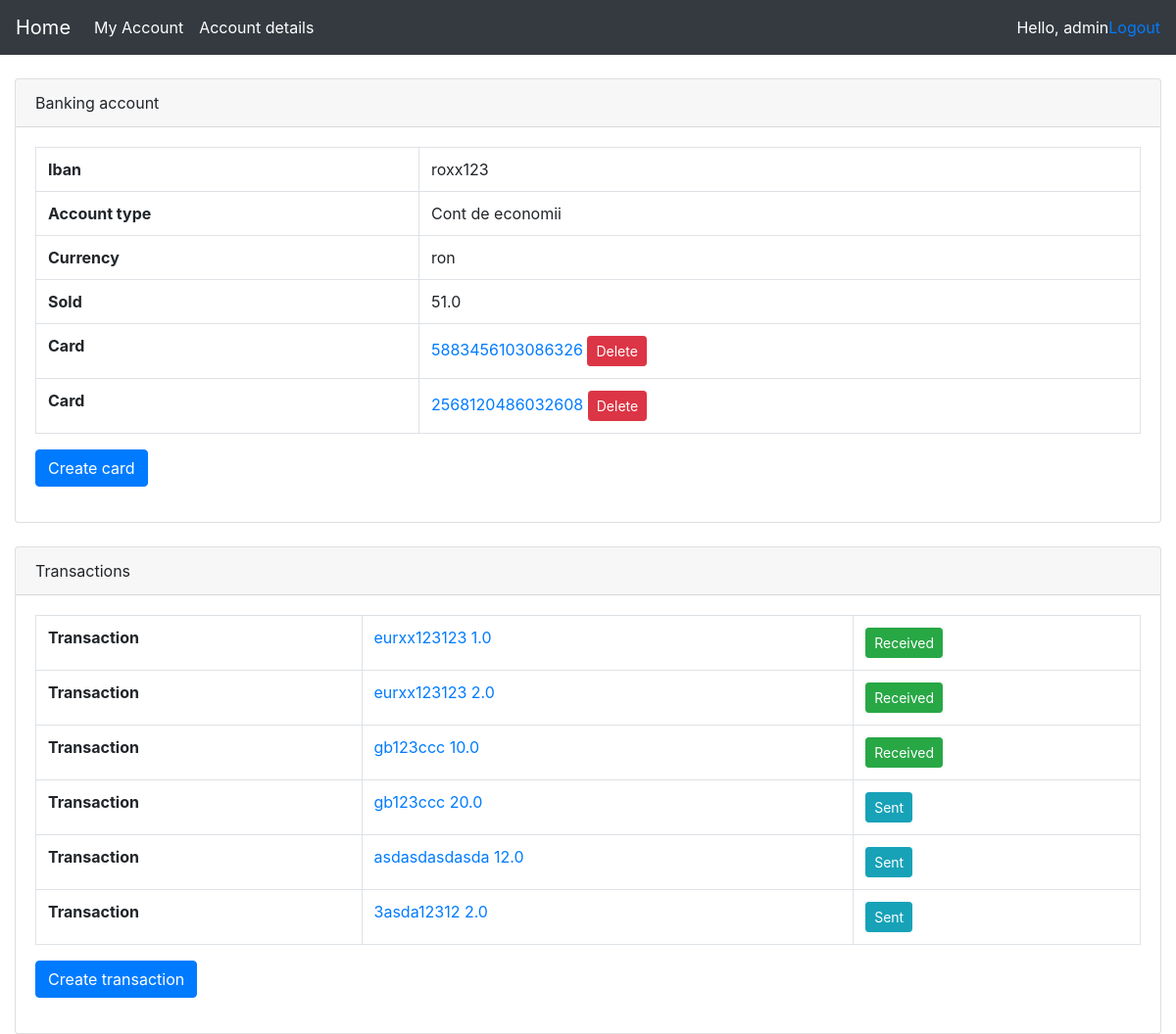
/bankingAccount/1 (signed in), run on the app's committed database.
### accounts/models.py (models this page shows)
class BankingAccount(models.Model):
    iban = models.CharField(max_length=24, null=True)
    account_type = models.CharField(max_length=15, null=True)
    currency = models.CharField(max_length=5, null=True)
    sold = models.FloatField()
    user = models.ForeignKey(settings.AUTH_USER_MODEL, null=True, on_delete = models.SET_NULL)

class Card(models.Model):
    card_number = models.CharField(max_length=16, null=True)
    expiration_date = models.CharField(max_length=5, null=True)
    cvv = models.CharField(max_length=3, null=True)
    card_type = models.BooleanField(default=0) # 0-fizic ; 1-virtual
    card_status = models.BooleanField(default=0) # 0-inactiv ; 1-activ
    pin = models.CharField(max_length=4, null=True)
    banking_account = models.ForeignKey(BankingAccount, null=True, on_delete = models.SET_NULL)

class Transaction(models.Model):
    transaction_type = models.CharField(max_length=20, null=True)
    amount = models.FloatField()
    creation_time = models.DateTimeField(auto_now_add=True)
    receiver_iban = models.CharField(max_length=24, null=True)
    receiver_name = models.CharField(max_length=100, null=True)
    status = models.CharField(max_length=10, null=True)
    banking_account = models.ForeignKey(BankingAccount, on_delete = models.CASCADE, default=False)
    card = models.ForeignKey(Card, null=True, blank=True, on_delete = models.SET_NULL)

### accounts/views.py (the view)
# urls.py: path('bankingAccount/<int:bankingUrlId>', views.bankingAccount, name='bankingAccount'),
@login_required(login_url='login')
def bankingAccount(request, bankingUrlId):
    try:
        bankingAccount = BankingAccount.objects.get(id=bankingUrlId)
        cards = Card.objects.filter(banking_account=bankingUrlId)
        transactions = Transaction.objects.filter(banking_account=bankingUrlId)
        return render(request, 'accounts/bankingAccount.html', {'bankingAccount': bankingAccount, 'cards': cards, 'transactions': transactions})
    except:
        return render(request, 'accounts/bankingAccount.html', {'message': 'Banking account does not exist...'})

### accounts/templates/accounts/bankingAccount.html (shortened to what this page needs)
{% load static %}
<html>
<head>
  <link rel="stylesheet" href="https://cdn.jsdelivr.net/npm/bootstrap@4.6.1/dist/css/bootstrap.min.css">
  <link rel="stylesheet" href="{% static 'css/style.css' %}">
</head>
<body>
{% include "accounts/navigation.html" %}
<div class="col-sm-12">
    <div class="card card-outline card-info">
        <div class="card-header">
          Banking account
        </div>
        <form method="POST" action="">
            <div class="card-body">
              <table class="table table-bordered">
                <tbody>
                    {% if bankingAccount %}
                        <tr>
                            <td style="font-weight: bold;">Iban</td>
                            <td>{{bankingAccount.iban}}</td>
                        </tr>
                        <tr>
                            <td style="font-weight: bold;">Account type</td>
                            <td>
                                {% if bankingAccount.account_type == "cont_curent" %}
                                Cont curent
                                {% else %}
                                Cont de economii
                                {% endif %}
                            </td>
                        </tr>
                        <tr>
                            <td style="font-weight: bold;">Currency</td>
                            <td>{{bankingAccount.currency}}</td>
                        </tr>
                        <tr>
                            <td style="font-weight: bold;">Sold</td>
                            <td>{{bankingAccount.sold}}</td>
                        </tr>
                        {% for card in cards %}
                            <tr>
                                <td style="font-weight: bold;">Card</td>
                                <td>
                                    <a href="/card/{{card.id}}">{{card.card_number}}</a>
                                    <a href="/card/delete/{{bankingAccount.id}}/{{card.id}}" style="text-decoration: none!important;">
                                        <button type="button" class="btn btn-sm btn-danger">Delete</button>
                                    </a>
                                </td>
                            </tr>
                        {% endfor %}
                    {% else %}
                        {{message}}
                    {% endif %}
                </tbody>
              </table>
              {% if bankingAccount %}
                <button type="button" class="btn btn-primary" onclick="createCardUrl()">Create card</button>
              {% endif %}
            </div>
        </form>
    </div>
  </div>
  <br/>
  <div class="col-sm-12">
    <div class="card card-outline card-info">
        <div class="card-header">
          Transactions
        </div>
        <form method="POST" action="">
            <div class="card-body">
              <table class="table table-bordered">
                <tbody>
                    {% if bankingAccount %}
                        {% for transaction in transactions %}
                            <tr>
                                <td style="font-weight: bold;">Transaction</td>
                                <td>
                                    <a href="#">{{transaction.receiver_iban}} {{transaction.amount}}</a>
                                </td>
                                <td>
                                    {% if transaction.status == 'sent' %}
                                        <button type="button" class="btn btn-sm btn-info">Sent</button>
                                    {% else %}
                                        <button type="button" class="btn btn-sm btn-success">Received</button>
                                    {% endif %}
                                </td>
                            </tr>
                        {% endfor %}
                    {% endif %}
                </tbody>
              </table>
              {% if bankingAccount %}
                <button type="button" class="btn btn-primary" onclick="createTransactionUrl()">Create transaction</button>
              {% endif %}
            </div>
        </form>
    </div>
  </div>
</body>
</html>

### accounts/templates/accounts/navigation.html (shortened to what this page needs)
{% load static %}
<html lang="en">
<head>
  <link rel="stylesheet" href="https://cdn.jsdelivr.net/npm/bootstrap@4.6.1/dist/css/bootstrap.min.css">
  <link rel="stylesheet" href="accounts/css/style.css">
</head>
<body>
    <nav id="navigation" class="navbar navbar-expand-lg navbar-dark bg-dark">
        <a class="navbar-brand" href="{% url 'home' %}">Home</a>
        <div class="collapse navbar-collapse" id="navbarSupportedContent">
          <ul class="navbar-nav mr-auto">
            <li class="nav-item active">
              <a class="nav-link" href="{% url 'myaccount' %}">My Account <span class="sr-only">(current)</span></a>
            </li>
            <li class="nav-item active">
              <a class="nav-link" href="{% url 'updatecustomerinformation' %}">Account details <span class="sr-only">(current)</span></a>
            </li>
          </ul>
        </div>
        <span class="hello-msg" style="color:white">Hello, {{request.user}}</span>
        <span ><a  class="hello-msg" href="{% url 'logout' %}">Logout</a></span>
      </nav>
<br>
</body>
</html>

### accounts/static/css/style.css (style rules this page uses)
body, html { margin: 0; padding: 0; height: 100%; }

### data on the page
BankingAccount: iban "roxx123", currency "ron", sold "51.0"
Card: card_number "5883456103086326"
Card: card_number "2568120486032608"
Transaction: status "Received"
Transaction: status "Received"
Transaction: shows "Received"
Transaction: status "Sent"
Transaction: status "Sent"
Transaction: status "Sent"

### other printed values
{{ request.user }} "admin"
